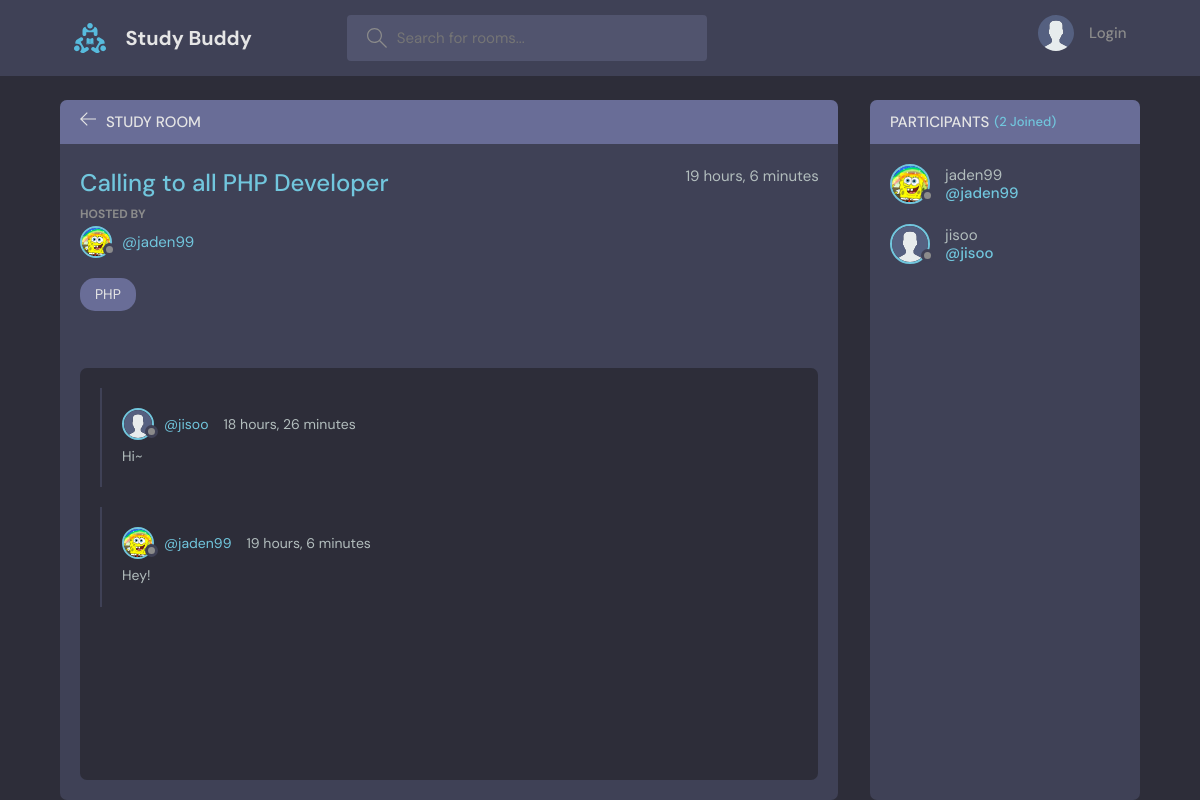
/room/1, run on the app's committed database.
### base/models.py (models this page shows, shortened)
class Room(models.Model):
    host = models.ForeignKey(User, on_delete=models.SET_NULL, null=True)
    topic = models.ForeignKey(Topic, on_delete=models.SET_NULL, null=True)
    name = models.CharField(max_length=200)
    description = models.TextField(null=True, blank=True)
    participants = models.ManyToManyField(User, related_name='participants', blank=True)
    created = models.DateTimeField(auto_now_add=True)
    updated = models.DateTimeField(auto_now=True)
    class Meta:
        ordering = ['-updated', '-created']
    def __str__(self):
        return self.name

class User(AbstractUser):
    name = models.CharField(max_length=200, null=True, blank=True)
    email = models.EmailField(unique=True)
    bio = models.TextField(null=True)
    avatar = models.ImageField(null=True, default="avatar.svg")
    USERNAME_FIELD = 'email'
    REQUIRED_FIELDS = []

class Topic(models.Model):
    name = models.CharField(max_length=200)
    def __str__(self):
        return self.name

class Message(models.Model):
    user = models.ForeignKey(User, on_delete=models.CASCADE)
    room = models.ForeignKey(Room, on_delete=models.CASCADE)
    body = models.TextField()
    created = models.DateTimeField(auto_now_add=True)
    updated = models.DateTimeField(auto_now=True)
    class Meta:
        ordering = ['-updated', '-created']

### base/views.py (the view, shortened to what this page needs)
# urls.py: path('room/<str:room_id>', views.room, name='room'),
def room(request, room_id):
    room = Room.objects.get(id=room_id)
    room_messages = room.message_set.all()
    participants = room.participants.all()
    context = {
        'room': room,
        'room_messages': room_messages,
        'participants': participants
    }
    return render(request, 'base/room.html', context)

### base/templates/base/room.html (shortened to what this page needs)
{% extends 'main.html' %}
{% block content %}
<main class="profile-page layout layout--2">
  <div class="container">
    <div class="room">
      <div class="room__top">
        <div class="room__topLeft">
          <a href="{% url 'home' %}">
            <svg version="1.1" xmlns="http://www.w3.org/2000/svg" width="32" height="32" viewBox="0 0 32 32">
              <title>arrow-left</title>
              <path
                d="M13.723 2.286l-13.723 13.714 13.719 13.714 1.616-1.611-10.96-10.96h27.625v-2.286h-27.625l10.965-10.965-1.616-1.607z"
              ></path>
            </svg>
          </a>
          <h3>Study Room</h3>
        </div>
      </div>
      <div class="room__box scroll">
        <div class="room__header scroll">
          <div class="room__info">
            <h3>{{ room }}</h3>
            <span>{{ room.created|timesince }}</span>
          </div>
          <div class="room__hosted">
            <p>Hosted By</p>
            <a href="{% url 'user-profile' room.host.id %}" class="room__author">
              <div class="avatar avatar--small">
                <img src="{{ room.host.avatar.url }}" />
              </div>
              <span>@{{ room.host.username }}</span>
            </a>
          </div>
          <span class="room__topics">{{ room.topic }}</span>
        </div>
        <div class="room__conversation">
          <div class="threads scroll">
            {% for message in room_messages %}
                <div class="thread">
                  <div class="thread__top">
                    <div class="thread__author">
                      <a href="{% url 'user-profile' message.user.id %}" class="thread__authorInfo">
                        <div class="avatar avatar--small">
                          <img src="{{ message.user.avatar.url }}" />
                        </div>
                        <span>@{{ message.user.username }}</span>
                      </a>
                      <span class="thread__date">{{ message.created|timesince }}</span>
                    </div>
                  </div>
                  <div class="thread__details">
                    {{ message.body }}
                  </div>
                </div>
          {% endfor %}
          </div>
        </div>
      </div>
    </div>
    <div class="participants">
      <h3 class="participants__top">Participants <span>({{ room.participants.count }} Joined)</span></h3>
      <div class="participants__list scroll">
      {% for participant in participants %}
        <a href="{% url 'user-profile' participant.id %}" class="participant">
          <div class="avatar avatar--medium">
            <img src="{{ participant.avatar.url }}" />
          </div>
          <p>
            {{ participant.username }}
            <span>@{{ participant.username }}</span>
          </p>
        </a>
      {% endfor %}
      </div>
    </div>
  </div>
</main>
{% endblock content %}

### data on the page
Room: name "Calling to all PHP Developer", created "19 hours, 6 minutes", host.avatar (picture), host.username "jaden99", topic "PHP", participants.count "2"
Message: user.avatar (placeholder picture), user.username "jisoo", created "18 hours, 26 minutes", body "Hi~"
Message: user.avatar (picture), user.username "jaden99", created "19 hours, 6 minutes", body "Hey!"
User: avatar (picture), username "jaden99"
User: avatar (placeholder picture), username "jisoo"
